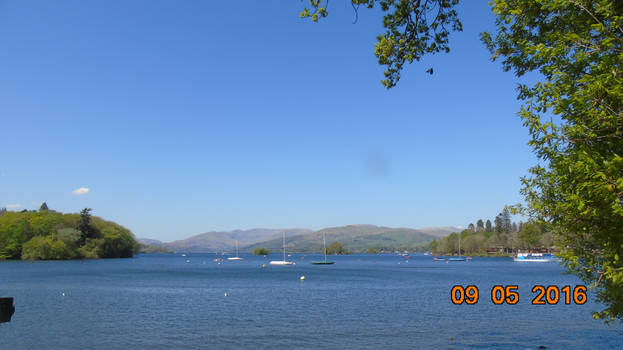
#> input picture test2.jpg, 623 x 350 px
$ python __init__.py
#> lines starting #> are read from the running program, lines starting #| are printed output that depends on the picture; after the words box and inside, x2 and y2 are one past the last pixel; in counts of white or black regions, pixels touching at a corner belong together
# Import required packages
import cv2
import pytesseract
pytesseract.pytesseract.tesseract_cmd = r'C:\\Program Files\\Tesseract-OCR\\tesseract.exe'
# Mention the installed location of Tesseract-OCR in your system
# pytesseract.pytesseract.tesseract_cmd = 'System_path_to_tesseract.exe'

# Read image from which text needs to be extracted
img = cv2.imread("test2.jpg")
#> img is the input picture: shape (350, 623, 3); mean B, G, R 168.1, 132.6, 98.2
h, w, c = img.shape
#> h = 350; w = 623; c = 3
img = img[250:400, 400:600] # Slicing to crop the image
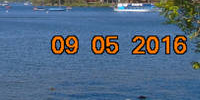
#> img: shape (100, 200, 3); mean B, G, R 129.2, 104.4, 82

assert img is not None, "image not loaded properly, please input a better image"
# Preprocessing the image starts

# Convert the image to gray scale
gray = cv2.cvtColor(img, cv2.COLOR_BGR2GRAY)
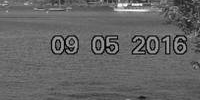
#> gray: shape (100, 200); min 1, max 255, mean 100.6

# Performing OTSU threshold
ret, thresh1 = cv2.threshold(gray, 0, 255, cv2.THRESH_OTSU | cv2.THRESH_BINARY_INV)
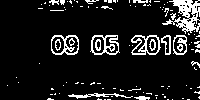
#> thresh1: shape (100, 200); 11.6% white in thin lines or dots
#> ret = 81

# Specify structure shape and kernel size.
# Kernel size increases or decreases the area
# of the rectangle to be detected.
# A smaller value like (10, 10) will detect
# each word instead of a sentence.
rect_kernel = cv2.getStructuringElement(cv2.MORPH_RECT, (18, 18))

# Applying dilation on the threshold image
dilation = cv2.dilate(thresh1, rect_kernel, iterations = 1)
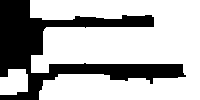
#> dilation: shape (100, 200); 70% white; 1 black region
cv2.imwrite("sample6.jpg",gray)
# Finding contours
contours, hierarchy = cv2.findContours(dilation, cv2.RETR_EXTERNAL,
                                                 cv2.CHAIN_APPROX_NONE)
#> contours = 2 contours; box (x1, y1, x2, y2) and area: (30, 0, 200, 100) 12820, (0, 69, 28, 95) 570


# Creating a copy of image
im2 = img.copy()

# A text file is created and flushed
file = open("recognized.txt", "w+")
file.write("")
file.close()

# Looping through the identified contours
# Then rectangular part is cropped and passed on
# to pytesseract for extracting text from it
# Extracted text is then written into the text file
for cnt in contours:
    x, y, w, h = cv2.boundingRect(cnt)

    # Drawing a rectangle on copied image
    rect = cv2.rectangle(im2, (x, y), (x + w, y + h), (0, 255, 0), 2)

    # Cropping the text block for giving input to OCR
    cropped = im2[y:y + h, x:x + w]
    cv2.imshow("cropped",cropped)
    cv2.waitKey(0)
    # Open the file in append mode
    file = open("recognized.txt", "a")
    # Apply OCR on the cropped image
#> (the run stopped early here; a loop or call above may not have finished)

$ run again, with test1.jpg copied over test2.jpg
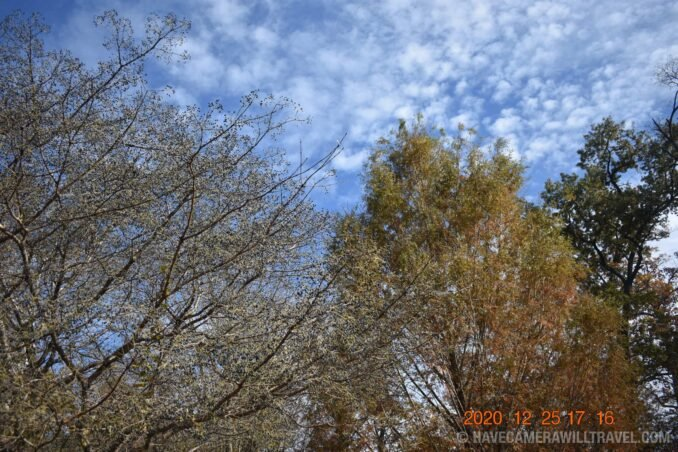
#> input picture test1.jpg, 678 x 452 px
#> img is the input picture: shape (452, 678, 3); mean B, G, R 119, 111.3, 106.8
#> img: shape (150, 200, 3)
#> `ret, thresh1 = cv2.threshold(gray, 0, 255, cv2.THRESH_OTSU | cv2.THRES..`:
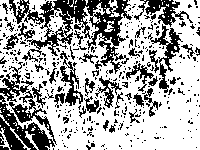
#> thresh1: shape (150, 200); 65.7% white; 411 black regions (363 under 20 px)
#> ret = 92
#> dilation: shape (150, 200); every value is 255
#> contours = 1 contour; box (x1, y1, x2, y2) and area: (0, 0, 200, 150) 29651
